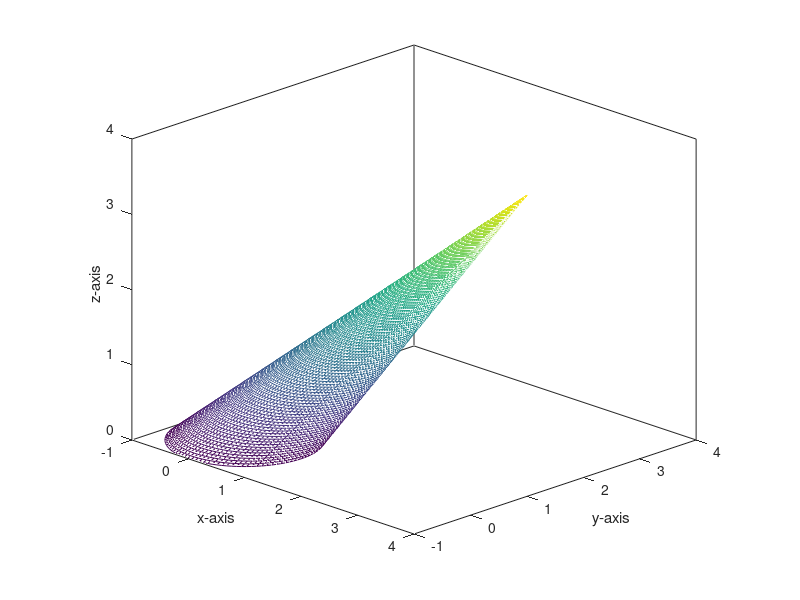

Write the MATLAB code that produced this figure.
uv = linspace(0,1);
vv = linspace(0,2*pi);
[u,v] = meshgrid(uv,vv);
x = (1-u).*(cos(v)) + 2*u;
y = (1-u).*(sin(v))+ 3*u;
z = 3*u;

fig = figure('visible','off');
  hold on;
  mesh(x,y,z);
  axis equal
  box on
  xlabel('x-axis')
  ylabel('y-axis')
  zlabel('z-axis')
  xlim([-1,4]);
  ylim([-1,4]);
  zlim([0,4]);
  view([1,-1,0.5]);
  
print(fig, 'b42-a8-2b','-dpng');